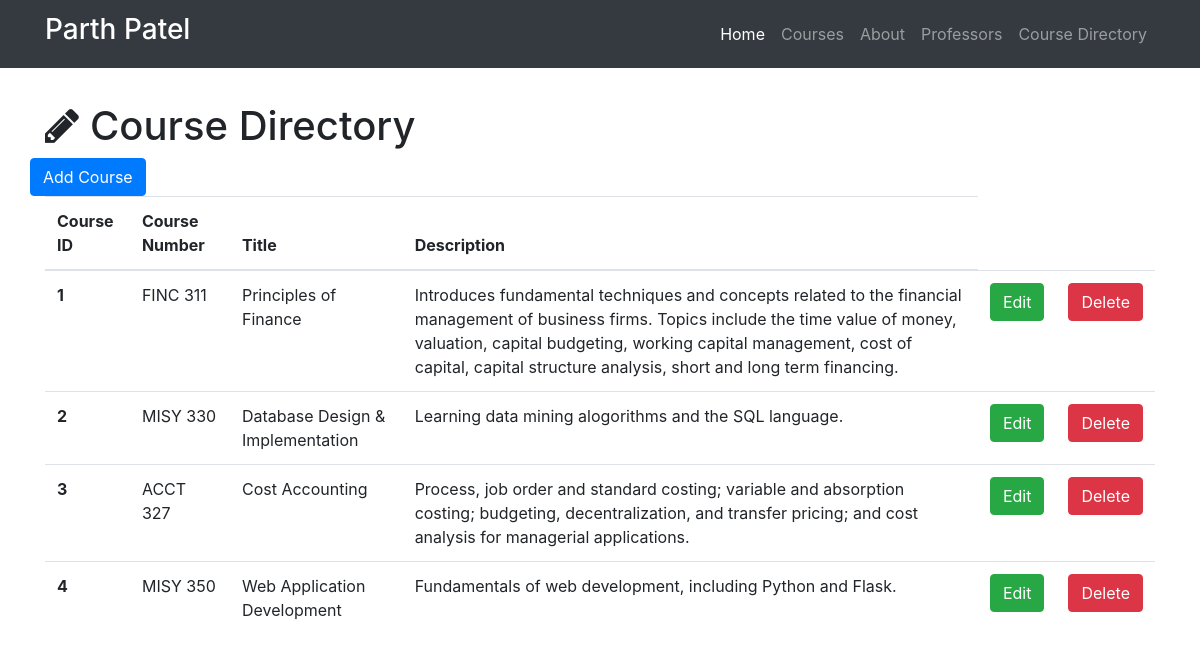
/course-directory, run on the app's committed database.
### resume.py (models this page shows)
class Course(db.Model):
    __tablename__ = 'courses'
    id = db.Column(db.Integer, primary_key=True)
    course_number = db.Column(db.Integer)
    title = db.Column(db.String(256))
    description = db.Column(db.Text)
    professor_id = db.Column(db.Integer, db.ForeignKey('professors.id'))

### resume.py (the view)
@app.route('/course-directory')
def show_all_courses():
    courses = Course.query.all()
    return render_template('course-all.html', courses=courses)

### templates/course-all.html (shortened to what this page needs)
{% extends "home.html" %}
{% block head%}
  {{super()}}
{% endblock %}
{% block page_content %}
<div class="container">
   <h1 class="mt-5"><i class="fa fa-pencil" aria-hidden="true"></i> Course Directory</h1>
   <div class="row bottom-margin">
     <a href="/course-directory/add" class="btn btn-primary" role="button" aria-disabeled="true">Add Course</a>
   </div>
{% if courses %}
<table class="table">
  <thead>
    <tr>
      <th>Course ID</th>
      <th>Course Number</th>
      <th>Title</th>
      <th>Description</th>
    </tr>
  </thead>
  <tbody>
  {% for course in courses %}
  <tr>
    <th scope="row">{{course.id}}</th>
        <td>{{course.course_number}}</td>
        <td>{{course.title}}</td>
        <td>{{course.description}}</td>
        <td>
          <a href="/course-directory/edit/{{course.id}}" class ="btn btn-success" role="button" aria-disabled="true"> Edit</a>
        </td>
        <td>
         <a href="/course-directory/delete/{{course.id}}" class ="btn btn-danger" role="button" aria-disabled="true"> Delete</a>
       </td>
  </tr>
   {% endfor %}
 </tbody>
</table>
{% else %}
<h3>There are no courses in the directory yet.</h3>
{% endif %}
</div>
{% endblock %}

### templates/course-all.html (style rules this page uses)
body { padding-top: 54px; }

### data on the page
Course: id "1", course_number "FINC 311", title "Principles of Finance", description "Introduces fundamental techniques and concepts related to the financial management of business firms. Topics include the time value of money, valuation, capital budgeting, working capital management, cost of capital, capital structure analysis, short and long term financing."
Course: id "2", course_number "MISY 330", title "Database Design & Implementation", description "Learning data mining alogorithms and the SQL language."
Course: id "3", course_number "ACCT 327", title "Cost Accounting", description "Process, job order and standard costing; variable and absorption costing; budgeting, decentralization, and transfer pricing; and cost analysis for managerial applications."
Course: id "4", course_number "MISY 350", title "Web Application Development", description "Fundamentals of web development, including Python and Flask."
